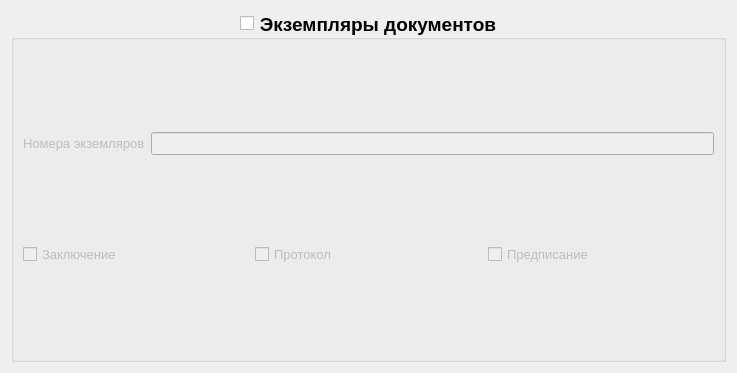
      <widget class="QWidget" name="page_4">
       <property name="geometry">
        <rect>
         <x>0</x>
         <y>0</y>
         <width>737</width>
         <height>373</height>
        </rect>
       </property>
       <attribute name="label">
        <string>Экземпляры документов</string>
       </attribute>
       <layout class="QGridLayout" name="gridLayout_20">
        <item row="0" column="0">
         <widget class="QGroupBox" name="groupBox_instance">
          <property name="font">
           <font>
            <pointsize>14</pointsize>
            <weight>75</weight>
            <bold>true</bold>
           </font>
          </property>
          <property name="title">
           <string>Экземпляры документов</string>
          </property>
          <property name="alignment">
           <set>Qt::AlignCenter</set>
          </property>
          <property name="flat">
           <bool>false</bool>
          </property>
          <property name="checkable">
           <bool>true</bool>
          </property>
          <property name="checked">
           <bool>false</bool>
          </property>
          <layout class="QGridLayout" name="gridLayout_5">
           <item row="0" column="1">
            <widget class="QLineEdit" name="lineEdit_number_instance">
             <property name="font">
              <font>
               <pointsize>10</pointsize>
               <weight>50</weight>
               <bold>false</bold>
              </font>
             </property>
            </widget>
           </item>
           <item row="0" column="0">
            <widget class="QLabel" name="label_number_instance">
             <property name="font">
              <font>
               <pointsize>10</pointsize>
               <weight>50</weight>
               <bold>false</bold>
              </font>
             </property>
             <property name="text">
              <string>Номера экземляров</string>
             </property>
            </widget>
           </item>
           <item row="1" column="0" colspan="2">
            <layout class="QHBoxLayout" name="horizontalLayout">
             <item>
              <widget class="QCheckBox" name="checkBox_conclusion_instance">
               <property name="font">
                <font>
                 <pointsize>10</pointsize>
                 <weight>50</weight>
                 <bold>false</bold>
                </font>
               </property>
               <property name="text">
                <string>Заключение</string>
               </property>
              </widget>
             </item>
             <item>
              <widget class="QCheckBox" name="checkBox_protocol_instance">
               <property name="font">
                <font>
                 <pointsize>10</pointsize>
                 <weight>50</weight>
                 <bold>false</bold>
                </font>
               </property>
               <property name="text">
                <string>Протокол</string>
               </property>
              </widget>
             </item>
             <item>
              <widget class="QCheckBox" name="checkBox_preciption_instance">
               <property name="font">
                <font>
                 <pointsize>10</pointsize>
                 <weight>50</weight>
                 <bold>false</bold>
                </font>
               </property>
               <property name="text">
                <string>Предписание</string>
               </property>
              </widget>
             </item>
            </layout>
           </item>
          </layout>
         </widget>
        </item>
       </layout>
      </widget>
